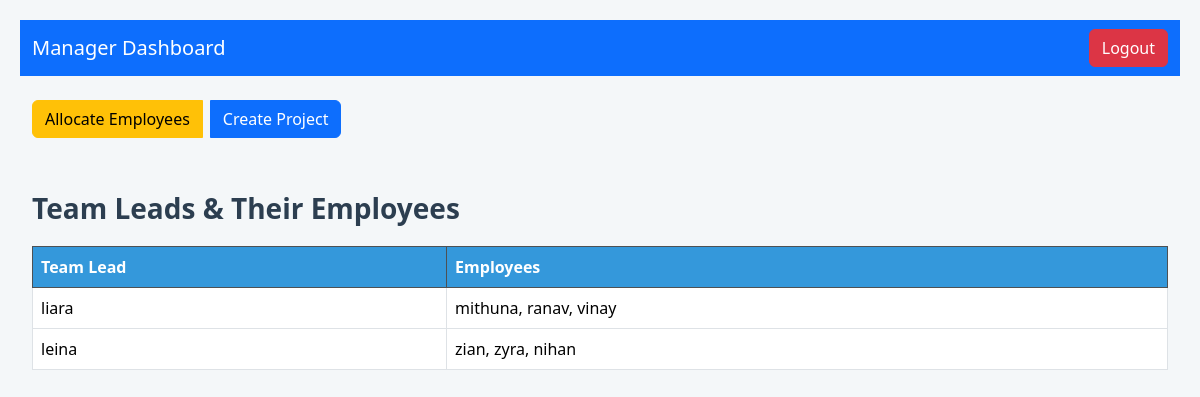
/manager-dashboard/, run on the app's committed database.
### core/models.py (models this page shows, shortened)
class TeamLead(models.Model):
    name = models.CharField(max_length=100)
    email = models.EmailField(unique=True)
    user = models.OneToOneField(CustomUser, on_delete=models.CASCADE)

class Employee(models.Model):
    name  = models.CharField(max_length=100)
    email = models.EmailField(unique=True)
    team_lead = models.ForeignKey(TeamLead, on_delete=models.CASCADE)
    user = models.OneToOneField(CustomUser, on_delete=models.CASCADE)
    resume_file = models.FileField(upload_to='resumes/', null=True, blank=True)
    skills = models.TextField(null=True, blank=True)  # e.g., "Python, Django, HTML"
    age = models.IntegerField(null=True, blank=True)
    gender = models.CharField(max_length=10, choices=[('Male', 'Male'), ('Female', 'Female')], null=True, blank=True)
    education = models.IntegerField(null=True, blank=True)
    education_field = models.CharField(max_length=100, null=True, blank=True)
    job_role = models.CharField(max_length=100, null=True, blank=True)
    marital_status = models.CharField(max_length=20, choices=[
        ('Single', 'Single'),
        ('Married', 'Married'),
        ('Divorced', 'Divorced')
    ], null=True, blank=True)
    monthly_income = models.FloatField(null=True, blank=True)
    department = models.CharField(max_length=100, null=True, blank=True)

### core/views.py (the view)
# urls.py: path('manager-dashboard/', views.manager_dashboard, name='manager_dashboard'),
def manager_dashboard(request):
    tasks = Task.objects.select_related('project', 'employee', 'team_lead').all()
    team_leads = TeamLead.objects.prefetch_related('employee_set')  # fetch employees for TLs
    return render(request, "core/manager_dashboard.html", {
        "tasks": tasks,
        "team_leads": team_leads
    })

### core/templates/core/manager_dashboard.html (shortened to what this page needs)
<!DOCTYPE html>
<html lang="en">
<head>
  <link href="https://cdn.jsdelivr.net/npm/bootstrap@5.3.2/dist/css/bootstrap.min.css" rel="stylesheet">
</head>
<body>
<nav class="navbar navbar-expand-lg navbar-dark bg-primary mb-4">
  <div class="container-fluid">
    <a class="navbar-brand" href="#">Manager Dashboard</a>
    <div>
      <a href="{% url 'logout' %}" class="btn btn-danger">Logout</a>
    </div>
  </div>
</nav>
<div class="container">
  <div class="btn-group mb-4">
    <a href="{% url 'allocate_employees' %}" class="btn btn-warning me-2">Allocate Employees</a>
    <a href="{% url 'manager_create_project' %}" class="btn btn-primary">Create Project</a>
  </div>
  <h3>Team Leads & Their Employees</h3>
<table class="table table-bordered">
    <thead class="table-dark">
        <tr>
            <th>Team Lead</th>
            <th>Employees</th>
        </tr>
    </thead>
    <tbody>
        {% for tl in team_leads %}
        <tr>
            <td>{{ tl.name }}</td>
            <td>
                {% for emp in tl.employee_set.all %}
                    {{ emp.name }}{% if not forloop.last %}, {% endif %}
                {% empty %}
                    No employees allocated
                {% endfor %}
            </td>
        </tr>
        {% empty %}
        <tr>
            <td colspan="2" class="text-center">No team leads found.</td>
        </tr>
        {% endfor %}
    </tbody>
</table>
</div>
</body>
</html>

### core/templates/core/manager_dashboard.html (style rules this page uses)
body { background-color: #f4f7f9; font-family: 'Segoe UI', Tahoma, Geneva, Verdana, sans-serif; padding: 20px; }
.container { max-width: 1200px; }
h3 { margin-top: 30px; margin-bottom: 20px; color: #2c3e50; font-weight: 600; }
.table thead th { background-color: #3498db; color: white; }
.btn-group { margin-bottom: 20px; }

### data on the page
TeamLead: name "liara"
Employee: name "mithuna"
Employee: name "ranav"
Employee: name "vinay"
TeamLead: name "leina"
Employee: name "zian"
Employee: name "zyra"
Employee: name "nihan"
